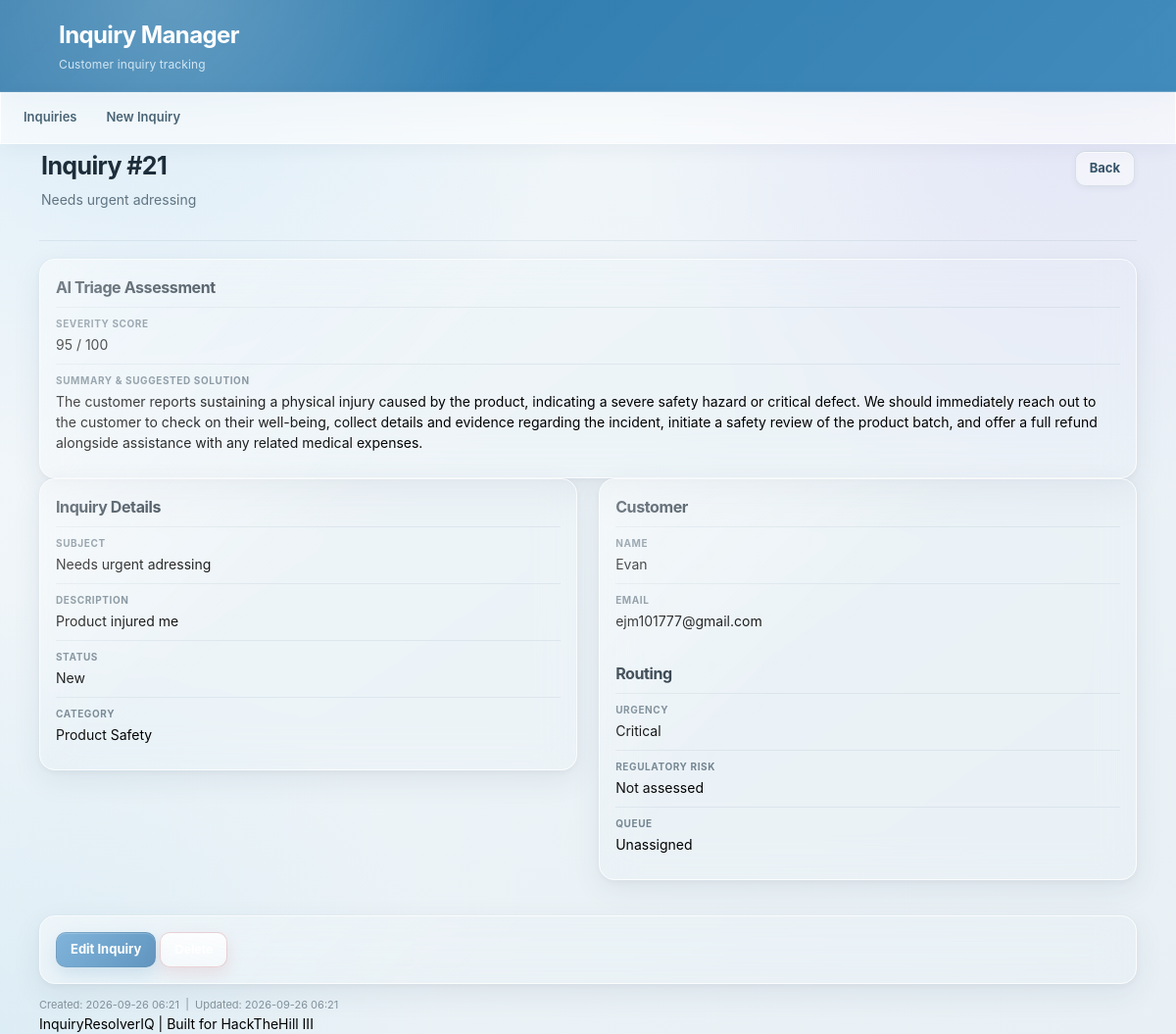
/complaints/21 (signed in), run on an earlier commit of the app's database.
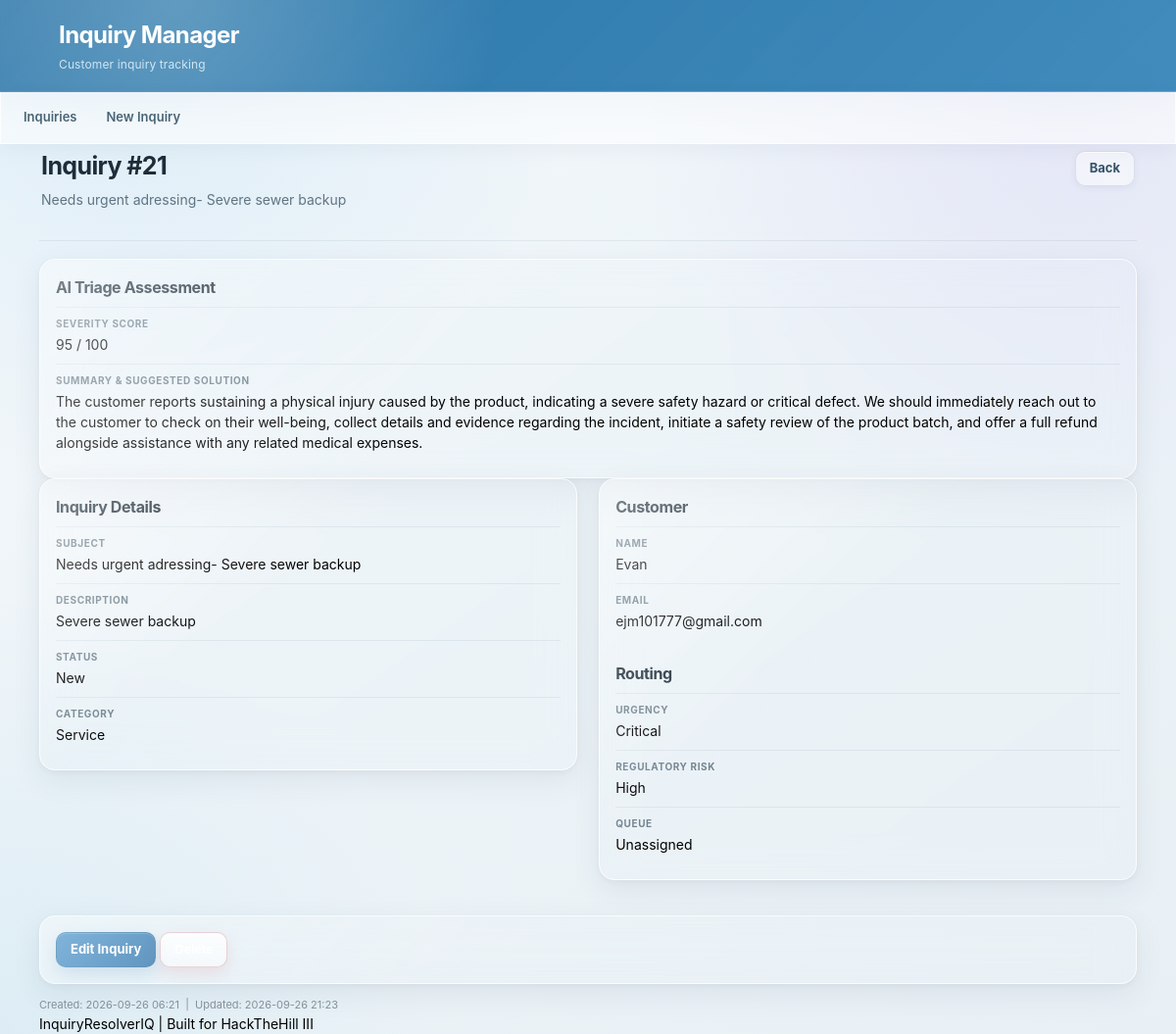
And on a later commit of the database.
### tables this page shows
CREATE TABLE complaints (
    id INTEGER PRIMARY KEY AUTOINCREMENT,
    customer_name TEXT NOT NULL,
    customer_email TEXT,
    subject TEXT NOT NULL,
    description TEXT NOT NULL,
    status TEXT NOT NULL DEFAULT 'New',
    category TEXT NOT NULL DEFAULT 'Other',
    urgency TEXT NOT NULL DEFAULT 'Not assessed',
    regulatory_risk TEXT NOT NULL DEFAULT 'Not assessed',
    assigned_queue TEXT NOT NULL DEFAULT 'Unassigned',
    created_at TEXT NOT NULL DEFAULT CURRENT_TIMESTAMP,
    updated_at TEXT NOT NULL DEFAULT CURRENT_TIMESTAMP
, severity INTEGER DEFAULT 0, ai_summary TEXT DEFAULT '');

### server.py (the view)
@app.route("/complaints/<int:complaint_id>")
def view_complaint(complaint_id):
    if not session.get("is_admin"):
        return redirect(url_for("login"))
    db = get_db()
    complaint = db.execute(
        "SELECT * FROM complaints WHERE id = ?",
        (complaint_id,)
    ).fetchone()
    db.close()
    if complaint is None:
        abort(404)
    return render_template(
        "complaint.html",
        complaint=complaint
    )

### server.py (called while the page is built)
def get_db():
    db = sqlite3.connect(DATABASE)
    db.row_factory = sqlite3.Row
    return db

@app.template_filter("datetime")
def format_datetime(value):
    if not value:
        return ""
    try:
        return datetime.fromisoformat(value).strftime("%Y-%m-%d %H:%M")
    except (ValueError, TypeError):
        return value

### templates/complaint.html (shortened to what this page needs)
{% extends "base.html" %}
{% block content %}
<div class="page-heading">
    <div>
        <h2>Inquiry #{{ complaint["id"] }}</h2>
        <p class="muted">{{ complaint["subject"] }}</p>
    </div>
    <a class="button secondary" href="{{ url_for('index') }}">Back</a>
</div>
<div class="panel">
    <h3>AI Triage Assessment</h3>
    <div class="detail-row">
        <div class="detail-label">Severity Score</div>
        <div class="detail-value">{{ complaint["severity"] }} / 100</div>
    </div>
    <div class="detail-row">
        <div class="detail-label">Summary &amp; Suggested Solution</div>
        <div class="detail-value description">{{ complaint["ai_summary"] }}</div>
    </div>
</div>
<div class="detail-grid">
    <div class="panel">
        <h3>Inquiry Details</h3>
        <div class="detail-row">
            <div class="detail-label">Subject</div>
            <div class="detail-value">{{ complaint["subject"] }}</div>
        </div>
        <div class="detail-row">
            <div class="detail-label">Description</div>
            <div class="detail-value description">{{ complaint["description"] }}</div>
        </div>
        <div class="detail-row">
            <div class="detail-label">Status</div>
            <div class="detail-value">{{ complaint["status"] }}</div>
        </div>
        <div class="detail-row">
            <div class="detail-label">Category</div>
            <div class="detail-value">{{ complaint["category"] }}</div>
        </div>
    </div>
    <div class="panel">
        <h3>Customer</h3>
        <div class="detail-row">
            <div class="detail-label">Name</div>
            <div class="detail-value">{{ complaint["customer_name"] }}</div>
        </div>
        <div class="detail-row">
            <div class="detail-label">Email</div>
            <div class="detail-value">{{ complaint["customer_email"] or "Not provided" }}</div>
        </div>
        <h3 class="section-heading">Routing</h3>
        <div class="detail-row">
            <div class="detail-label">Urgency</div>
            <div class="detail-value">{{ complaint["urgency"] }}</div>
        </div>
        <div class="detail-row">
            <div class="detail-label">Regulatory Risk</div>
            <div class="detail-value">{{ complaint["regulatory_risk"] }}</div>
        </div>
        <div class="detail-row">
            <div class="detail-label">Queue</div>
            <div class="detail-value">{{ complaint["assigned_queue"] }}</div>
        </div>
    </div>
</div>
<div class="panel actions-panel">
    <a class="button primary" href="{{ url_for('edit_complaint', complaint_id=complaint['id']) }}">Edit Inquiry</a>
    <form class="inline-form delete-form" method="post"
          action="{{ url_for('delete_complaint', complaint_id=complaint['id']) }}">
        <input class="button danger" type="submit" value="Delete"
               onclick="return confirmDelete();">
    </form>
</div>
<div class="timestamps">
    Created: {{ complaint["created_at"]|datetime }}
    {% if complaint["updated_at"] %}
    &nbsp;|&nbsp; Updated: {{ complaint["updated_at"]|datetime }}
    {% endif %}
</div>
{% endblock %}

### templates/base.html (shortened to what this page needs)
<!DOCTYPE html PUBLIC "-//W3C//DTD HTML 4.01//EN"
    "http://www.w3.org/TR/html4/strict.dtd">
<html>
<head>
    <link rel="stylesheet" type="text/css" href="{{ url_for('static', filename='css/style.css') }}">
</head>
<body>
<div class="page">
    <div class="header">
        <div class="header-inner">
            <h1><a href="{{ url_for('home') }}" data-i18n="brand">Inquiry Manager</a></h1>
            <div class="header-subtitle" data-i18n="subtitle">Customer inquiry tracking</div>
        </div>
    </div>
    <div class="navigation">
        <a href="{{ url_for('login') }}" data-i18n="nav.inquiries">Inquiries</a>
        <a href="{{ url_for('new_complaint') }}" data-i18n="nav.newInquiry">New Inquiry</a>
    </div>
    <div class="content">
        {% block content %}{% endblock %}
    </div>
    <div class="footer">
        InquiryResolverIQ | Built for HackTheHill III
    </div>
</div>
</body>
</html>

What changed in the data, as far as the page shows it:
changed complaints "New": subject "Needs urgent adressing" → "Needs urgent adressing- Severe sewer backup"; description "Product injured me" → "Severe sewer backup"; category "Product Safety" → "Service"; regulatory_risk "Not assessed" → "High"; updated_at "2026-09-26 06:21" → "2026-09-26 21:23"
